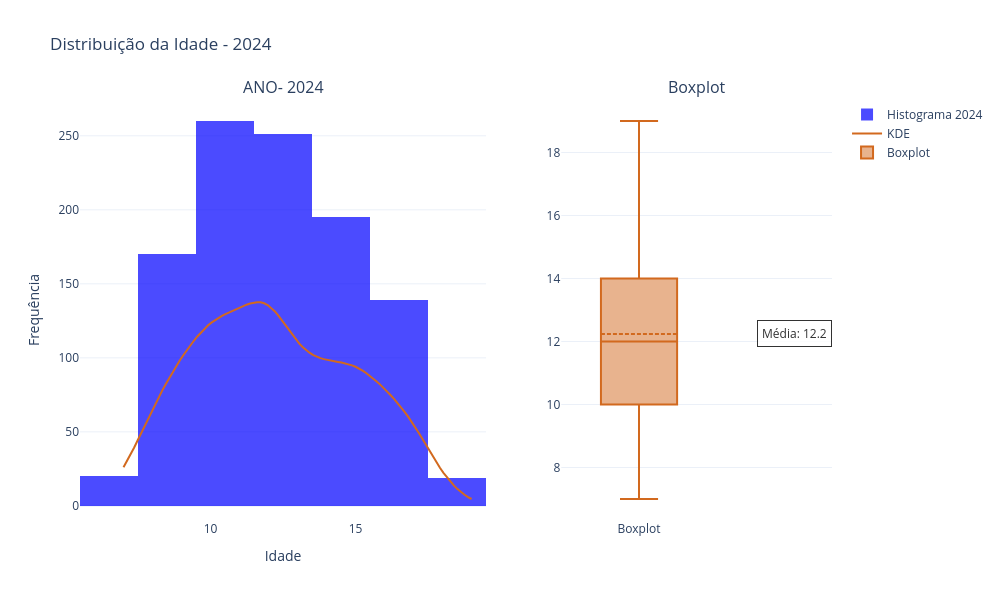

This figure's notebook cell:
### Markdown cell above
### Em 2024, observou-se que a idade média dos beneficiados pela ONG permaneceu na faixa etaria dos 12 anos. A análise da distribuição etária, representada por um histograma, revela um padrão semelhante ao dos anos anteriores. Atendimentos a pessoas com menos de 10 anos ou mais de 15com um pouco mais de atendidos se comparamos com os anos anteriores, destacando o foco da ONG nos adolescentes

### O boxplot reforça essa tendência, mostrando que metade dos atendidos tinha entre aproximadamente 12 e 14 anos, com algumas exceções pontuais abaixo dos 10. A mediana de 13 anos, próxima à média, sugere que a tendência permanece consistente com os anos anteriores

### Code cell
gerar_graficos_idade_ano(df_cleaned, 2024)

### Figure 1 — Plotly figure (JSON) as saved in the notebook; plotly's stock layout.template omitted (floating-point values rounded to 4 significant figures; data arrays with more than 128 entries replaced by an {"elided": "..."} marker saying what was removed)
{"data": [{"marker": {"color": "blue"}, "name": "Histograma 2024", "nbinsx": 10, "opacity": 0.7, "x": {"elided": "1054 float values"}, "type": "histogram", "xaxis": "x", "yaxis": "y"}, {"line": {"color": "#D2691E"}, "mode": "lines", "name": "KDE", "x": [7.0, 7.121, 7.242, 7.364, 7.485, 7.606, 7.727, 7.848, 7.97, 8.091, 8.212, 8.333, 8.455, 8.576, 8.697, 8.818, 8.939, 9.061, 9.182, 9.303, 9.424, 9.545, 9.667, 9.788, 9.909, 10.03, 10.15, 10.27, 10.39, 10.52, 10.64, 10.76, 10.88, 11.0, 11.12, 11.24, 11.36, 11.48, 11.61, 11.73, 11.85, 11.97, 12.09, 12.21, 12.33, 12.45, 12.58, 12.7, 12.82, 12.94, 13.06, 13.18, 13.3, 13.42, 13.55, 13.67, 13.79, 13.91, 14.03, 14.15, 14.27, 14.39, 14.52, 14.64, 14.76, 14.88, 15.0, 15.12, 15.24, 15.36, 15.48, 15.61, 15.73, 15.85, 15.97, 16.09, 16.21, 16.33, 16.45, 16.58, 16.7, 16.82, 16.94, 17.06, 17.18, 17.3, 17.42, 17.55, 17.67, 17.79, 17.91, 18.03, 18.15, 18.27, 18.39, 18.52, 18.64, 18.76, 18.88, 19.0], "y": [26.08, 30.2, 34.62, 39.28, 44.13, 49.09, 54.1, 59.07, 63.95, 68.72, 73.36, 77.85, 82.21, 86.44, 90.52, 94.44, 98.2, 101.8, 105.2, 108.5, 111.5, 114.4, 117.1, 119.6, 121.8, 123.8, 125.5, 127.0, 128.3, 129.5, 130.7, 131.8, 132.9, 134.0, 135.0, 135.9, 136.7, 137.3, 137.6, 137.5, 136.9, 135.7, 133.9, 131.6, 128.7, 125.6, 122.2, 118.8, 115.5, 112.4, 109.6, 107.2, 105.1, 103.3, 101.9, 100.7, 99.83, 99.12, 98.55, 98.07, 97.65, 97.24, 96.81, 96.31, 95.7, 94.93, 93.96, 92.78, 91.39, 89.8, 88.03, 86.12, 84.08, 81.92, 79.65, 77.26, 74.75, 72.11, 69.34, 66.42, 63.35, 60.1, 56.66, 53.03, 49.23, 45.28, 41.25, 37.2, 33.22, 29.38, 25.72, 22.31, 19.16, 16.28, 13.67, 11.34, 9.28, 7.483, 5.942, 4.644], "type": "scatter", "xaxis": "x", "yaxis": "y"}, {"boxmean": true, "marker": {"color": "#D2691E"}, "name": "Boxplot", "y": {"elided": "1054 float values"}, "type": "box", "xaxis": "x2", "yaxis": "y2"}], "layout": {"xaxis": {"anchor": "y", "domain": [0.0, 0.54], "title": {"text": "Idade"}}, "yaxis": {"anchor": "x", "domain": [0.0, 1.0], "title": {"text": "Frequência"}}, "xaxis2": {"anchor": "y2", "domain": [0.64, 1.0]}, "yaxis2": {"anchor": "x2", "domain": [0.0, 1.0]}, "annotations": [{"font": {"size": 16}, "showarrow": false, "text": "ANO- 2024", "x": 0.27, "xanchor": "center", "xref": "paper", "y": 1.0, "yanchor": "bottom", "yref": "paper"}, {"font": {"size": 16}, "showarrow": false, "text": "Boxplot", "x": 0.82, "xanchor": "center", "xref": "paper", "y": 1.0, "yanchor": "bottom", "yref": "paper"}, {"align": "center", "bgcolor": "white", "bordercolor": "black", "borderpad": 4, "borderwidth": 1, "font": {"color": "black", "size": 12}, "opacity": 0.8, "showarrow": false, "text": "Média: 12.2", "x": 1, "xref": "x2", "y": 12.24, "yref": "y2"}], "title": {"text": "Distribuição da Idade - 2024"}, "showlegend": true, "height": 600, "width": 1000}}
